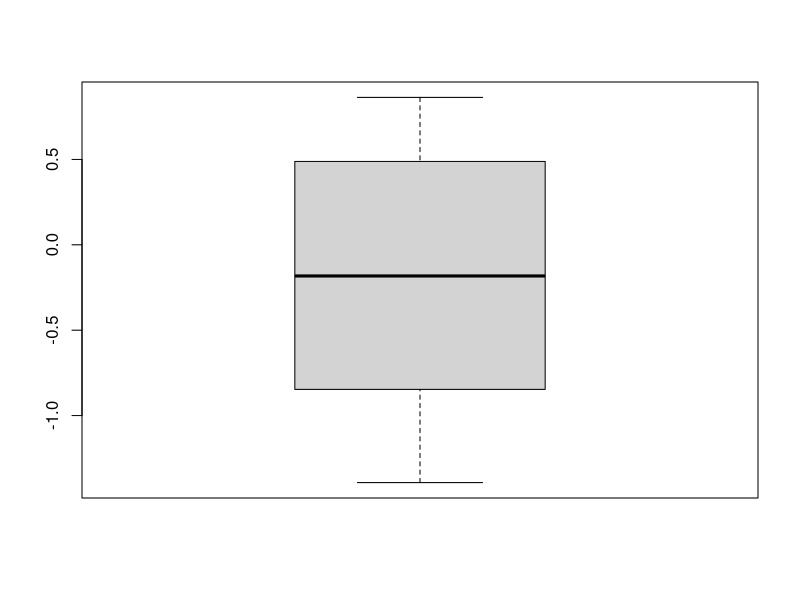
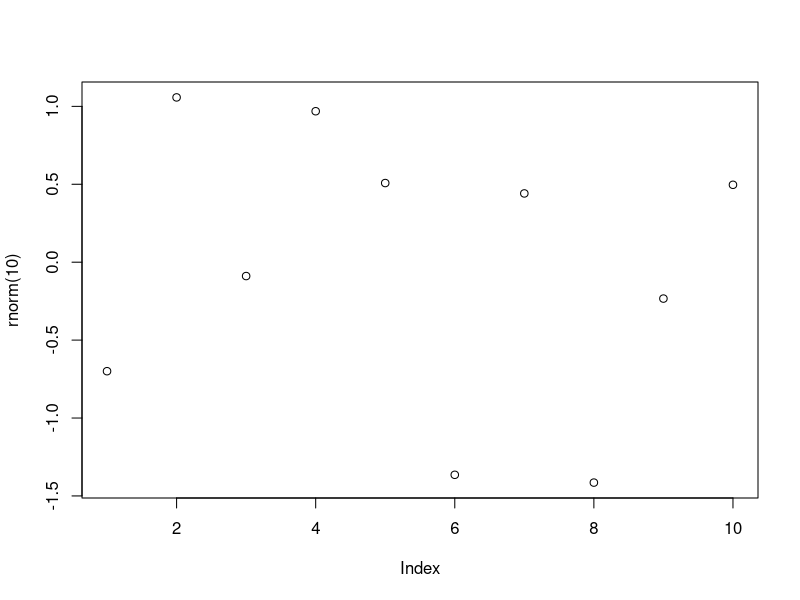

Write R code to recreate these figures, in order.
## ---- chunk 1
set.seed(81)
boxplot(rnorm(10))
plot(rnorm(10))
